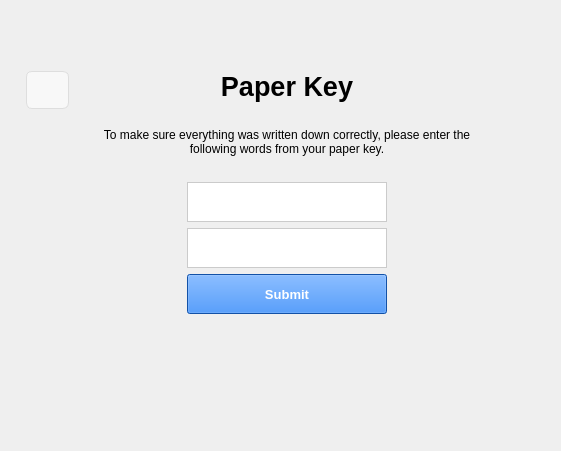
<?xml version="1.0" encoding="UTF-8"?>
<ui version="4.0">
 <class>PaperKeyCompletionPage</class>
 <widget class="QWidget" name="PaperKeyCompletionPage">
  <property name="geometry">
   <rect>
    <x>0</x>
    <y>0</y>
    <width>561</width>
    <height>451</height>
   </rect>
  </property>
  <property name="windowTitle">
   <string>Form</string>
  </property>
  <property name="styleSheet">
   <string notr="true">color:#000;</string>
  </property>
  <layout class="QGridLayout" name="gridLayout">
   <item row="0" column="1">
    <layout class="QHBoxLayout" name="horizontalLayout">
     <item>
      <layout class="QVBoxLayout" name="verticalLayout_2">
       <property name="topMargin">
        <number>60</number>
       </property>
       <item>
        <widget class="QPushButton" name="pushButtonBack">
         <property name="minimumSize">
          <size>
           <width>43</width>
           <height>38</height>
          </size>
         </property>
         <property name="maximumSize">
          <size>
           <width>43</width>
           <height>38</height>
          </size>
         </property>
         <property name="font">
          <font>
           <pointsize>20</pointsize>
           <weight>75</weight>
           <bold>true</bold>
          </font>
         </property>
         <property name="styleSheet">
          <string notr="true">background:#f8f8f8;
color:#000;
border-radius:6.4px;
border:1px solid #dedede;</string>
         </property>
         <property name="text">
          <string notr="true"/>
         </property>
         <property name="icon">
          <iconset resource="../paicoin.qrc">
           <normaloff>:/icons/back</normaloff>:/icons/back</iconset>
         </property>
         <property name="iconSize">
          <size>
           <width>26</width>
           <height>26</height>
          </size>
         </property>
        </widget>
       </item>
       <item>
        <spacer name="verticalSpacer">
         <property name="orientation">
          <enum>Qt::Vertical</enum>
         </property>
         <property name="sizeHint" stdset="0">
          <size>
           <width>20</width>
           <height>40</height>
          </size>
         </property>
        </spacer>
       </item>
      </layout>
     </item>
     <item>
      <layout class="QVBoxLayout" name="verticalLayout">
       <property name="topMargin">
        <number>60</number>
       </property>
       <item alignment="Qt::AlignHCenter">
        <widget class="QLabel" name="labelTitle">
         <property name="minimumSize">
          <size>
           <width>424</width>
           <height>0</height>
          </size>
         </property>
         <property name="font">
          <font>
           <pointsize>20</pointsize>
           <weight>75</weight>
           <bold>true</bold>
          </font>
         </property>
         <property name="styleSheet">
          <string notr="true">margin-bottom:20;</string>
         </property>
         <property name="text">
          <string>Paper Key</string>
         </property>
         <property name="alignment">
          <set>Qt::AlignCenter</set>
         </property>
        </widget>
       </item>
       <item alignment="Qt::AlignHCenter">
        <widget class="QLabel" name="labelInfo">
         <property name="minimumSize">
          <size>
           <width>370</width>
           <height>0</height>
          </size>
         </property>
         <property name="maximumSize">
          <size>
           <width>370</width>
           <height>50</height>
          </size>
         </property>
         <property name="styleSheet">
          <string notr="true">margin-bottom:20;</string>
         </property>
         <property name="text">
          <string>To make sure everything was written down correctly, please enter the following words from your paper key.</string>
         </property>
         <property name="alignment">
          <set>Qt::AlignCenter</set>
         </property>
         <property name="wordWrap">
          <bool>true</bool>
         </property>
        </widget>
       </item>
       <item alignment="Qt::AlignHCenter">
        <widget class="QLineEdit" name="lineEditWordFirst">
         <property name="minimumSize">
          <size>
           <width>200</width>
           <height>40</height>
          </size>
         </property>
         <property name="maximumSize">
          <size>
           <width>200</width>
           <height>40</height>
          </size>
         </property>
         <property name="styleSheet">
          <string notr="true">background:#fff;
background-image: url(:icons/pass);
background-repeat: no-repeat;
background-position: right;
border:1px solid #cbcbcb;</string>
         </property>
        </widget>
       </item>
       <item alignment="Qt::AlignHCenter">
        <widget class="QLineEdit" name="lineEditWordSecond">
         <property name="minimumSize">
          <size>
           <width>200</width>
           <height>40</height>
          </size>
         </property>
         <property name="maximumSize">
          <size>
           <width>200</width>
           <height>40</height>
          </size>
         </property>
         <property name="styleSheet">
          <string notr="true">background:#fff;
background-image: url(:icons/pass);
background-repeat: no-repeat;
background-position: right;
border:1px solid #cbcbcb;</string>
         </property>
        </widget>
       </item>
       <item alignment="Qt::AlignHCenter">
        <widget class="QPushButton" name="pushButtonSubmit">
         <property name="minimumSize">
          <size>
           <width>200</width>
           <height>40</height>
          </size>
         </property>
         <property name="maximumSize">
          <size>
           <width>200</width>
           <height>40</height>
          </size>
         </property>
         <property name="font">
          <font>
           <pointsize>10</pointsize>
           <weight>75</weight>
           <bold>true</bold>
          </font>
         </property>
         <property name="styleSheet">
          <string notr="true">background:#1972ea;
color:#fff;</string>
         </property>
         <property name="text">
          <string>Submit</string>
         </property>
        </widget>
       </item>
       <item>
        <spacer name="verticalSpacer_2">
         <property name="orientation">
          <enum>Qt::Vertical</enum>
         </property>
         <property name="sizeHint" stdset="0">
          <size>
           <width>20</width>
           <height>40</height>
          </size>
         </property>
        </spacer>
       </item>
      </layout>
     </item>
     <item>
      <layout class="QVBoxLayout" name="verticalLayout_3">
       <item>
        <spacer name="horizontalSpacer">
         <property name="orientation">
          <enum>Qt::Horizontal</enum>
         </property>
         <property name="sizeType">
          <enum>QSizePolicy::Fixed</enum>
         </property>
         <property name="sizeHint" stdset="0">
          <size>
           <width>35</width>
           <height>20</height>
          </size>
         </property>
        </spacer>
       </item>
      </layout>
     </item>
    </layout>
   </item>
   <item row="0" column="0">
    <spacer name="horizontalSpacer_2">
     <property name="orientation">
      <enum>Qt::Horizontal</enum>
     </property>
     <property name="sizeHint" stdset="0">
      <size>
       <width>40</width>
       <height>20</height>
      </size>
     </property>
    </spacer>
   </item>
   <item row="0" column="2">
    <spacer name="horizontalSpacer_3">
     <property name="orientation">
      <enum>Qt::Horizontal</enum>
     </property>
     <property name="sizeHint" stdset="0">
      <size>
       <width>40</width>
       <height>20</height>
      </size>
     </property>
    </spacer>
   </item>
  </layout>
 </widget>
 <resources>
  <include location="../paicoin.qrc"/>
 </resources>
 <connections/>
</ui>
